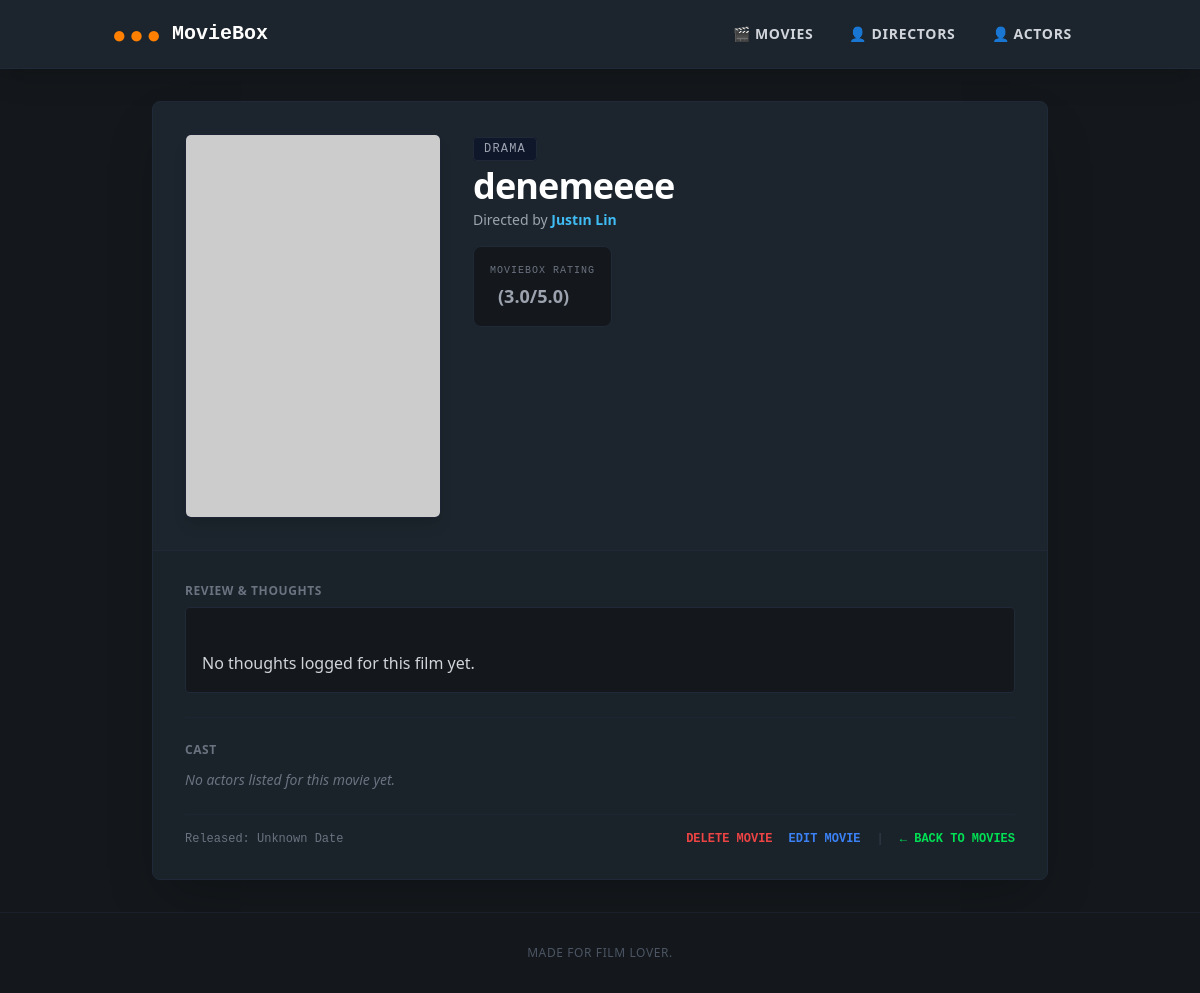
The page /movies/16/ on the database its author committed.
### movies/models.py (models this page shows, shortened)
class Movie(models.Model):
    title = models.CharField(max_length=255)
    director = models.ForeignKey(Director, on_delete=models.CASCADE, related_name='movies')
    actor = models.ManyToManyField(Actor, related_name='movies', blank=True)
    comment = models.TextField(blank=True, null=True)
    genre = models.CharField(max_length=100)  # Ready for future grouping/filtering
    rating = models.FloatField(default=0.0)
    poster_url = models.URLField(blank=True, null=True, default="https://via.placeholder.com/300x450")
    release_date = models.DateField(blank=True, null=True)
    trailer_url = models.URLField(max_length=500, blank=True, null=True,
                                  help_text="YouTube Embed URL (ex: https://www.youtube.com/embed/...)")

### directors/models.py (models this page shows, shortened)
class Director(models.Model):
    name = models.CharField(max_length=255)
    bio = models.TextField(blank=True, null=True)
    birth_date = models.DateField(blank=True, null=True)
    image_url = models.URLField(blank=True, null=True, default="https://via.placeholder.com/150")

### movies/views.py (the view)
# urls.py: path('<int:pk>/', views.movie_detail, name='movie_detail'),
def movie_detail(request, pk):
    movie = get_object_or_404(Movie, pk=pk)
    return render(request, 'movies/movie_detail.html', {'movie': movie})

### templates/movies/movie_detail.html (shortened to what this page needs)
{% extends 'base.html' %}
{% block content %}
    <div class="max-w-4xl mx-auto bg-[#1c252d] border border-gray-800 rounded-lg overflow-hidden shadow-2xl">
        <div class="p-8 flex flex-col md:flex-row gap-8 items-start border-b border-gray-800">
            <div class="w-full md:w-64 aspect-[2/3] bg-slate-950 rounded-md overflow-hidden border border-gray-700/50 flex-shrink-0 shadow-lg">
                <img src="{{ movie.poster_url }}" alt="{{ movie.title }}" class="w-full h-full object-cover">
            </div>
            <div class="flex-grow space-y-4">
                <div>
                    <span class="text-xs bg-slate-900 text-gray-400 px-2.5 py-1 rounded border border-gray-800 font-mono uppercase tracking-widest">
                        {{ movie.genre }}
                    </span>
                    <h1 class="text-4xl font-black text-white tracking-tight mt-2">{{ movie.title }}</h1>
                    <p class="text-sm text-gray-400 mt-1">
                        Directed by
                        <a href="{% url 'director_detail' movie.director.pk %}"
                           class="text-[#40bcf4] hover:underline font-semibold">
                            {{ movie.director.name }}
                        </a>
                    </p>
                </div>
                <div class="bg-[#14181c] p-4 rounded-lg border border-gray-800 inline-flex flex-col gap-1">
                    <span class="text-[10px] text-gray-500 uppercase tracking-widest font-mono">MovieBox Rating</span>
                    <div class="flex items-baseline gap-2">
                        <span class="text-lg text-gray-400 font-bold">({{ movie.rating }}/5.0)</span>
                    </div>
                </div>
            </div>
        </div>
        <div class="p-8 bg-[#182027]/40 space-y-6">
            <div>
                <h3 class="text-xs font-bold uppercase tracking-wider text-gray-500 mb-2">Review & Thoughts</h3>
                <div class="bg-[#14181c] border border-gray-800 rounded p-4 text-gray-300 whitespace-pre-line text-base leading-relaxed">
                    {{ movie.comment|default:"No thoughts logged for this film yet." }}
                </div>
            </div>
            <div class="border-t border-gray-800/60 pt-6">
                <h3 class="text-xs font-bold uppercase tracking-wider text-gray-500 mb-3">Cast</h3>
                <div class="flex flex-wrap gap-2">
                    {% for actor in movie.actors.all %}
                        <span class="bg-[#14181c] border border-gray-800 text-[#00e054] px-3 py-1.5 rounded text-sm font-semibold hover:border-gray-700 transition-colors">
                            {{ actor.name }}
                        </span>
                    {% empty %}
                        <span class="text-gray-500 text-sm italic">No actors listed for this movie yet.</span>
                    {% endfor %}
                </div>
            </div>
            <div class="flex justify-between items-center text-xs text-gray-500 font-mono border-t border-gray-800/60 pt-4 mt-8">
                <span>Released: {{ movie.release_date|default:"Unknown Date" }}</span>
                <div class="flex items-center gap-4">
                    <a href="{% url 'movie_delete' movie.pk %}"
                       class="text-red-500 hover:text-red-400 hover:underline font-bold uppercase transition-colors">Delete Movie</a>
                    <a href="{% url 'movie_update' movie.pk %}"
                       class="text-blue-500 hover:text-blue-400 hover:underline font-bold uppercase transition-colors">Edit Movie</a>
                    <span class="text-gray-700">|</span>
                    <a href="{% url 'movie_list' %}" class="text-[#00e054] hover:underline font-bold uppercase">← Back to Movies</a>
                </div>
            </div>
        </div>
    </div>
{% endblock %}

### rows shown on the page
Movie: genre "DRAMA", title "denemeeee", director.name "Justın Lin", rating "3.0", comment "No thoughts logged for this film yet.", release_date "Unknown Date"
